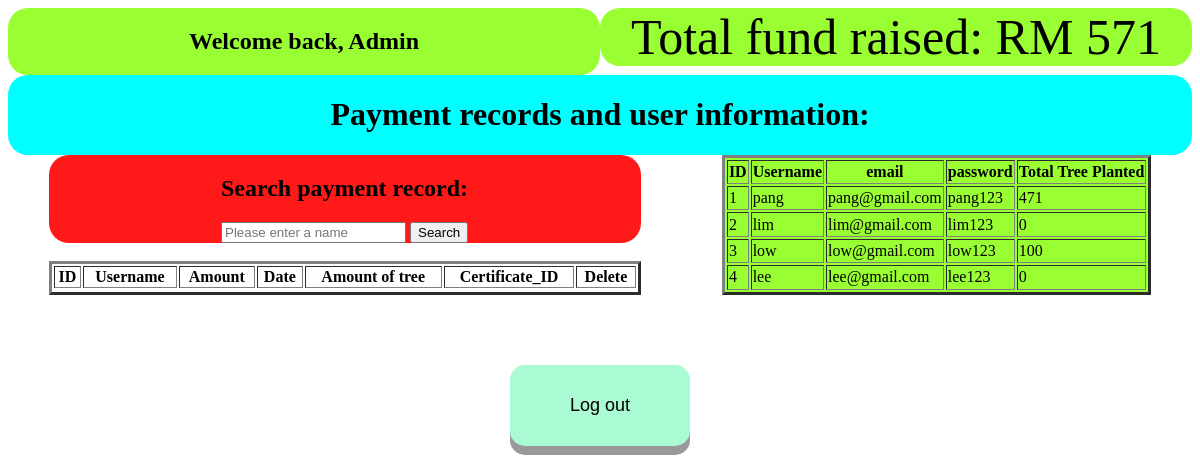
Page /Assignment/Admin.php on the committed database.
### tables this page shows
CREATE TABLE `user` (
  `user_id` int(6) NOT NULL,
  `username` varchar(50) NOT NULL,
  `email` varchar(50) NOT NULL,
  `password` varchar(25) NOT NULL,
  `total_tree` int(10) DEFAULT 0
);

### Assignment/Admin.php (the view, shortened to what this page needs)
<?php
    include('AdminDbConnect.php');
?>
<!DOCTYPE html>
<html lang="en">
<head>
    <body background="https://images.pexels.com/photos/38136/pexels-photo-38136.jpeg?auto=compress&cs=tinysrgb&w=1260&h=750&dpr=1"></body>
</head>
<body>
    <div id="wlcomenttlfunds">
        <div id="Wlcome">
            <h2>Welcome back, Admin</h2>
        </div>
        <div id="TtlFunds">
            Total fund raised: RM
            <?php
            $query = "SELECT SUM(tree_amount) AS TA FROM payment ";
            $results = mysqli_query($conn, $query);
            if(mysqli_num_rows($results)>0) {
                $row = mysqli_fetch_assoc($results);
                echo $row["TA"];
            }
            ?>
        </div>
    </div>
    <div id=rbox>
        <div id="Records">
            <h1>Payment records and user information:</h1>
        </div>
    </div>
    <div id="sntbox" class="container">
        <div id="sbox">
            <div id="Search">
                <form action="" method="GET">
                    <h2>Search payment record:</h2>
                    <input type="text" name="searchtarget" value="<?php if(isset($_GET['searchtarget'])) {echo $_GET['searchtarget'];} ?>" placeholder="Please enter a name">
                    <button type="submit" class="btn btn-primary" name="searchbttn">Search</button>
                </form>
            </div><br>
            <div id="searchtable" class="container">
                <table border="3">
                    <tr>
                        <th>ID</th>
                        <th>Username</th>
                        <th>Amount</th>
                        <th>Date</th>
                        <th>Amount of tree</th>
                        <th>Certificate_ID</th>
                        <th>Delete</th>
                    </tr>
                </table>
            </div>
        </div>
        <div id="tbox">
            <div id="membtable">
                <table border="3">
                    <tr id="tablerow1">
                        <th>ID</th>
                        <th>Username</th>
                        <th>email</th>
                        <th>password</th>
                        <th>Total Tree Planted</th>
                    </tr>
                    <tr>
                        <?php
                            $query = "SELECT * FROM user";
                            $results = mysqli_query($conn, $query);
                            while($row=mysqli_fetch_assoc($results))
                            {
                        ?>
                        <td><?php echo $row['user_id'] ?></td>
                        <td><?php echo $row['username'] ?></td>
                        <td><?php echo $row['email'] ?></td>
                        <td><?php echo $row['password'] ?></td>
                        <td><?php echo $row['total_tree'] ?></td>
                    </tr>
                        <?php
                            }
                        ?>
                </table>
            </div>
        </div>
    </div>
    <div id="logout">
        <a href="Main page.html"><button class="button">Log out</button></a>
    </div>
</body>
</html>

### Assignment/Admin.php (style rules this page uses)
#wlcomenttlfunds { display: flex; justify-content: space-around; }
#Wlcome { background-color: rgb(128,255,0,0.8); width: 50%; border-radius: 20px; height: 100%; display: flex; justify-content: center; }
#TtlFunds { background-color:rgb(128,255,0,0.8); border-radius: 20px; width: 50%; height: 100%; display: flex; justify-content: center; font-size: 50px; }
#rbox { display:flex; justify-content:center; }
#Records { background-color:aqua; width: 100%; display: flex; justify-content: center; border-radius:20px; }
#sntbox { display:flex; justify-content:space-around; }
#sbox { justify-content:center; width: 50%; }
#Search { background-color:rgb(255,0,0,0.9); display: flex; width: 100%; justify-content: center; border-radius:20px; }
#searchtable { width: 100%; background-color:rgb(255,255,255,0.8); }
#tbox { display:flex; justify-content:center; }
#membtable { background-color: rgb(128,255,0,0.8); height: 100%; margin: 0%; display: flex; justify-content: center; }
#logout { background-color: rgba(255, 0, 0, 0.5) height: 100%; display: flex; justify-content: center; position: relative; top:50px; }
#tablerow1 { width: 100%; }
.button { border: none; padding: 30px 60px; text-align: center; font-size: 16px; margin: 20px 5px; cursor: pointer; border-radius: 15px; font-size: large; box-shadow: 0 9px #999; background-color: #aafad3; }
table { width:100%; }

### rows in the picture
user: user_id "1", username "pang", email "pang@gmail.com", password "pang123", total_tree "471"
user: user_id "2", username "lim", email "lim@gmail.com", password "lim123", total_tree "0"
user: user_id "3", username "low", email "low@gmail.com", password "low123", total_tree "100"
user: user_id "4", username "lee", email "lee@gmail.com", password "lee123", total_tree "0"

### other values in the picture
$row["TA"] "571"
